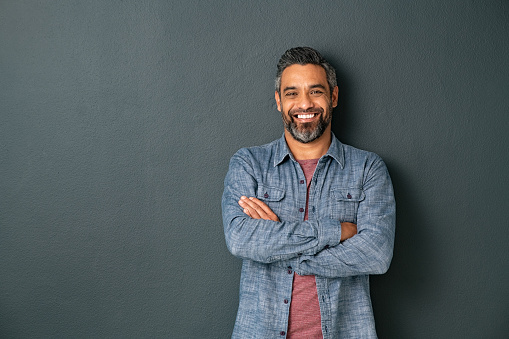
#> input picture Images/man1.jpg, 509 x 339 px
$ python -i Viola_Jones_FaceDet.py   (imports and definitions only)
#> lines starting #> are read from the running program, lines starting #| are printed output that depends on the picture
#> further down, picture is the input picture: shape (339, 509, 3); mean B, G, R 95.6, 92.3, 82.3
import cv2 as cv
from bing_image_downloader import downloader
import matplotlib.pyplot as plt
import os


def load_images_from_folder(folder):
    images = []
    for filename in os.listdir(folder):
        img = cv.imread(os.path.join(folder, filename))
        if img is not None:
            images.append(img)
    return images


def show_detected_images(images):
    for img in images:
        detectAndDisplay(img)


def detectAndDisplay(img):
    face_cascade = cv.CascadeClassifier("data/viola_jones/haarcascade_frontalface_default.xml")
    gray_img = cv.cvtColor(img, cv.COLOR_BGR2GRAY)
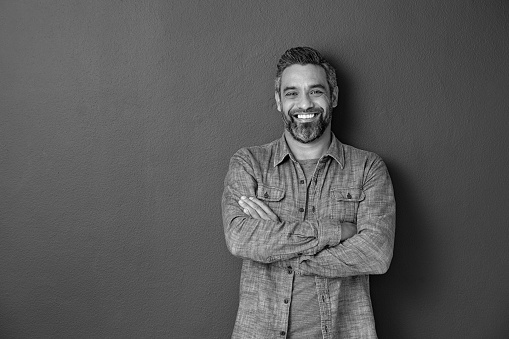
#> gray_img: shape (339, 509); min 0, max 254, mean 89.7
    img = cv.cvtColor(img, cv.COLOR_BGR2RGB)
    faces = face_cascade.detectMultiScale(gray_img, 1.3, 6)
#> faces = [[273, 67, 66, 66]]
    for (x, y, w, h) in faces:
        height = y + h  # konečné souřadnice
        width = x + w
        color = (255, 0, 0)
        stroke = 2
        img = cv.rectangle(img, (x, y), (width, height), color, stroke)
#> this loop made 1 pass
#> (x, y, w, h, height, width, color, stroke) on pass 1: (273, 67, 66, 66, 133, 339, (255, 0, 0), 2)
#> pass 1, in detectAndDisplay, `img = cv.rectangle(img, (x, y), (width, height), color, stroke)`:
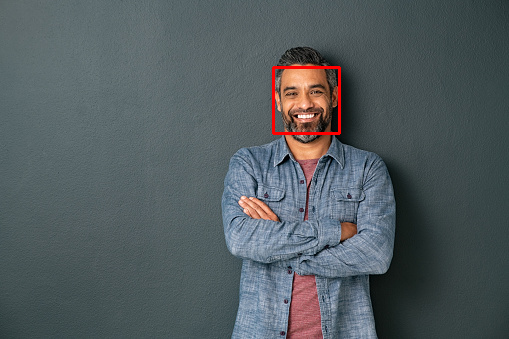
#> img: shape (339, 509, 3); mean R, G, B 83.1, 92, 95.3

    plt.imshow(img)
    plt.show()


# [9 lines not run here, left out]
# images = load_images_from_folder("Osobnost/Johny Depp")
# show_detected_images(images)

>>> import cv2
>>> picture = cv2.imread('Images/man1.jpg')
>>> result = detectAndDisplay(picture)

$ run again, on Images/man2.jpg
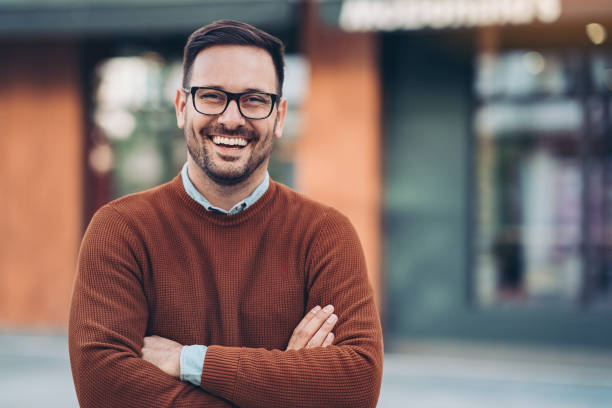
#> input picture Images/man2.jpg, 612 x 408 px
#> picture is the input picture: shape (408, 612, 3); mean B, G, R 104, 107.5, 126.3
#> in detectAndDisplay, `gray_img = cv.cvtColor(img, cv.COLOR_BGR2GRAY)`:
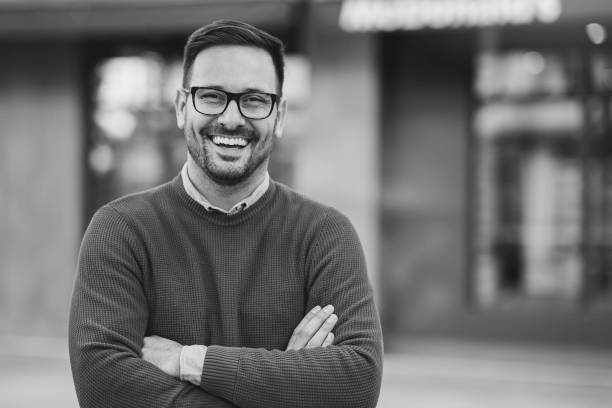
#> gray_img: shape (408, 612); min 8, max 239, mean 112.7
#> faces = ()
